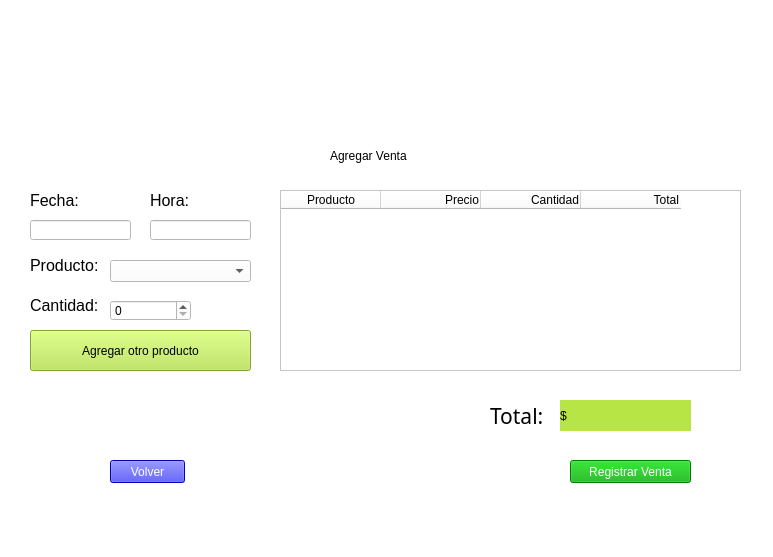
<?xml version="1.0" encoding="UTF-8"?>
<ui version="4.0">
 <class>VentanaMoreVenta</class>
 <widget class="QMainWindow" name="VentanaMoreVenta">
  <property name="geometry">
   <rect>
    <x>0</x>
    <y>0</y>
    <width>773</width>
    <height>557</height>
   </rect>
  </property>
  <property name="sizePolicy">
   <sizepolicy hsizetype="Preferred" vsizetype="Preferred">
    <horstretch>0</horstretch>
    <verstretch>0</verstretch>
   </sizepolicy>
  </property>
  <property name="windowTitle">
   <string>OtraVenta</string>
  </property>
  <property name="styleSheet">
   <string notr="true">background-color: rgb(255, 255, 255);</string>
  </property>
  <widget class="QWidget" name="centralwidget">
   <widget class="QLabel" name="label_2">
    <property name="geometry">
     <rect>
      <x>330</x>
      <y>140</y>
      <width>161</width>
      <height>31</height>
     </rect>
    </property>
    <property name="styleSheet">
     <string notr="true">font: 87 12pt &quot;Arial Black&quot;;</string>
    </property>
    <property name="text">
     <string>Agregar Venta</string>
    </property>
   </widget>
   <widget class="QLabel" name="label">
    <property name="geometry">
     <rect>
      <x>320</x>
      <y>10</y>
      <width>141</width>
      <height>131</height>
     </rect>
    </property>
    <property name="text">
     <string/>
    </property>
    <property name="pixmap">
     <pixmap>Agregar.jpeg</pixmap>
    </property>
    <property name="scaledContents">
     <bool>true</bool>
    </property>
   </widget>
   <widget class="QLabel" name="label_Date">
    <property name="geometry">
     <rect>
      <x>30</x>
      <y>180</y>
      <width>101</width>
      <height>41</height>
     </rect>
    </property>
    <property name="font">
     <font>
      <family>Arial</family>
      <pointsize>12</pointsize>
     </font>
    </property>
    <property name="text">
     <string>Fecha:</string>
    </property>
   </widget>
   <widget class="QPushButton" name="pushButton_volver">
    <property name="geometry">
     <rect>
      <x>110</x>
      <y>460</y>
      <width>75</width>
      <height>23</height>
     </rect>
    </property>
    <property name="styleSheet">
     <string notr="true">color: rgb(255, 255, 255);
font: 12pt &quot;Arial&quot;;
background-color: rgb(0, 0, 255) ;</string>
    </property>
    <property name="text">
     <string>Volver</string>
    </property>
   </widget>
   <widget class="QLineEdit" name="LineHora">
    <property name="geometry">
     <rect>
      <x>150</x>
      <y>220</y>
      <width>101</width>
      <height>20</height>
     </rect>
    </property>
    <property name="styleSheet">
     <string notr="true">font: 12pt &quot;Arial&quot;;</string>
    </property>
    <property name="text">
     <string/>
    </property>
   </widget>
   <widget class="QLineEdit" name="LineFecha">
    <property name="geometry">
     <rect>
      <x>30</x>
      <y>220</y>
      <width>101</width>
      <height>20</height>
     </rect>
    </property>
    <property name="styleSheet">
     <string notr="true">font: 12pt &quot;Arial&quot;;</string>
    </property>
   </widget>
   <widget class="QSpinBox" name="spinBoxCantidad">
    <property name="geometry">
     <rect>
      <x>110</x>
      <y>300</y>
      <width>81</width>
      <height>21</height>
     </rect>
    </property>
    <property name="styleSheet">
     <string notr="true">font: 12pt &quot;Arial&quot;;</string>
    </property>
   </widget>
   <widget class="QPushButton" name="pushButton_registrar">
    <property name="geometry">
     <rect>
      <x>570</x>
      <y>460</y>
      <width>121</width>
      <height>23</height>
     </rect>
    </property>
    <property name="styleSheet">
     <string notr="true">color: rgb(255, 255, 255);
font: 12pt &quot;Arial&quot;;
background-color: rgb(0, 170, 0) ;</string>
    </property>
    <property name="text">
     <string>Registrar Venta</string>
    </property>
   </widget>
   <widget class="QLabel" name="label_hour">
    <property name="geometry">
     <rect>
      <x>150</x>
      <y>190</y>
      <width>101</width>
      <height>21</height>
     </rect>
    </property>
    <property name="font">
     <font>
      <family>Arial</family>
      <pointsize>12</pointsize>
     </font>
    </property>
    <property name="text">
     <string>Hora:</string>
    </property>
   </widget>
   <widget class="QLabel" name="label_Prod">
    <property name="geometry">
     <rect>
      <x>30</x>
      <y>250</y>
      <width>71</width>
      <height>31</height>
     </rect>
    </property>
    <property name="font">
     <font>
      <family>Arial</family>
      <pointsize>12</pointsize>
     </font>
    </property>
    <property name="text">
     <string>Producto:</string>
    </property>
   </widget>
   <widget class="QLabel" name="label_Cant">
    <property name="geometry">
     <rect>
      <x>30</x>
      <y>290</y>
      <width>71</width>
      <height>31</height>
     </rect>
    </property>
    <property name="font">
     <font>
      <family>Arial</family>
      <pointsize>12</pointsize>
     </font>
    </property>
    <property name="text">
     <string>Cantidad:</string>
    </property>
   </widget>
   <widget class="QComboBox" name="comboBoxProducto">
    <property name="geometry">
     <rect>
      <x>110</x>
      <y>260</y>
      <width>141</width>
      <height>22</height>
     </rect>
    </property>
    <property name="styleSheet">
     <string notr="true">font: 12pt &quot;Arial&quot;;</string>
    </property>
   </widget>
   <widget class="QTableWidget" name="tableVenta">
    <property name="geometry">
     <rect>
      <x>280</x>
      <y>190</y>
      <width>461</width>
      <height>181</height>
     </rect>
    </property>
    <property name="sizePolicy">
     <sizepolicy hsizetype="Expanding" vsizetype="Expanding">
      <horstretch>0</horstretch>
      <verstretch>0</verstretch>
     </sizepolicy>
    </property>
    <property name="minimumSize">
     <size>
      <width>461</width>
      <height>0</height>
     </size>
    </property>
    <property name="maximumSize">
     <size>
      <width>461</width>
      <height>16777215</height>
     </size>
    </property>
    <property name="baseSize">
     <size>
      <width>0</width>
      <height>0</height>
     </size>
    </property>
    <property name="font">
     <font>
      <family>Arial</family>
      <pointsize>12</pointsize>
     </font>
    </property>
    <property name="acceptDrops">
     <bool>false</bool>
    </property>
    <property name="toolTip">
     <string/>
    </property>
    <property name="whatsThis">
     <string/>
    </property>
    <property name="layoutDirection">
     <enum>Qt::LeftToRight</enum>
    </property>
    <property name="styleSheet">
     <string notr="true">font: 12pt &quot;Arial&quot;;
</string>
    </property>
    <property name="sizeAdjustPolicy">
     <enum>QAbstractScrollArea::AdjustToContents</enum>
    </property>
    <column>
     <property name="text">
      <string>Producto</string>
     </property>
     <property name="toolTip">
      <string/>
     </property>
     <property name="textAlignment">
      <set>AlignCenter</set>
     </property>
    </column>
    <column>
     <property name="text">
      <string>Precio</string>
     </property>
     <property name="textAlignment">
      <set>AlignTrailing|AlignVCenter</set>
     </property>
    </column>
    <column>
     <property name="text">
      <string>Cantidad</string>
     </property>
     <property name="textAlignment">
      <set>AlignTrailing|AlignVCenter</set>
     </property>
    </column>
    <column>
     <property name="text">
      <string>Total</string>
     </property>
     <property name="textAlignment">
      <set>AlignTrailing|AlignVCenter</set>
     </property>
    </column>
   </widget>
   <widget class="QPushButton" name="pushButton_MasProducto">
    <property name="geometry">
     <rect>
      <x>30</x>
      <y>330</y>
      <width>221</width>
      <height>41</height>
     </rect>
    </property>
    <property name="styleSheet">
     <string notr="true">


QPushButton{

	background-color:rgb(183, 229, 69);
	font: 12pt &quot;Arial&quot;;

	
}

QPushButton:hover{

	background-color: rgb(0, 255, 0);
	font: 12pt &quot;Arial&quot;;

	
}</string>
    </property>
    <property name="text">
     <string>Agregar otro producto</string>
    </property>
   </widget>
   <widget class="QLabel" name="label_total">
    <property name="geometry">
     <rect>
      <x>490</x>
      <y>400</y>
      <width>71</width>
      <height>31</height>
     </rect>
    </property>
    <property name="font">
     <font>
      <family>Arial Black</family>
      <pointsize>16</pointsize>
      <weight>10</weight>
      <italic>false</italic>
      <bold>false</bold>
     </font>
    </property>
    <property name="styleSheet">
     <string notr="true">font: 87 16pt &quot;Arial Black&quot;;</string>
    </property>
    <property name="text">
     <string>Total:</string>
    </property>
   </widget>
   <widget class="QLabel" name="labelTotal">
    <property name="geometry">
     <rect>
      <x>560</x>
      <y>400</y>
      <width>131</width>
      <height>31</height>
     </rect>
    </property>
    <property name="layoutDirection">
     <enum>Qt::LeftToRight</enum>
    </property>
    <property name="styleSheet">
     <string notr="true">font: 75 16pt &quot;Arial&quot;;
background-color:rgb(183, 229, 69);</string>
    </property>
    <property name="text">
     <string>$</string>
    </property>
   </widget>
  </widget>
  <widget class="QMenuBar" name="menubar">
   <property name="geometry">
    <rect>
     <x>0</x>
     <y>0</y>
     <width>773</width>
     <height>21</height>
    </rect>
   </property>
  </widget>
  <widget class="QStatusBar" name="statusbar"/>
 </widget>
 <resources/>
 <connections/>
</ui>
